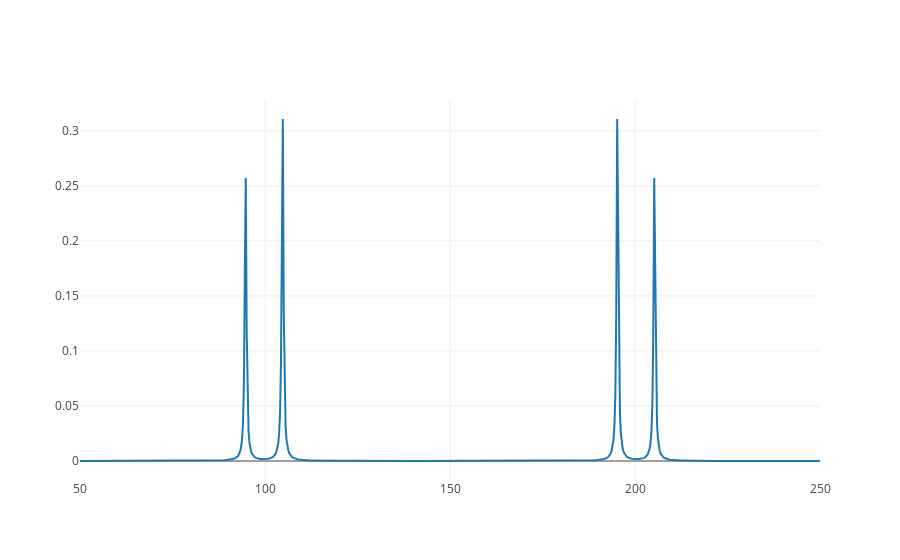

This figure's notebook cell:
### Code cell
x, y = dnmrplot_AB(*args)
obj = go.Scatter(x=x, y=y)
data = [obj]
# figure = go.Figure(data=data)
iplot(data)

### Figure 1 — Plotly figure (JSON) as saved in the notebook; plotly's stock layout.template omitted (floating-point values rounded to 4 significant figures; data arrays with more than 128 entries replaced by an {"elided": "..."} marker saying what was removed)
{"data": [{"type": "scatter", "uid": "5d406eaa-a735-4f52-85af-221987d2f98a", "x": {"elided": "800 float values"}, "y": {"elided": "800 float values"}}], "layout": {"autosize": true, "xaxis": {"autorange": true, "range": [50, 250], "type": "linear"}, "yaxis": {"autorange": true, "range": [-0.01724, 0.328], "type": "linear"}}}
